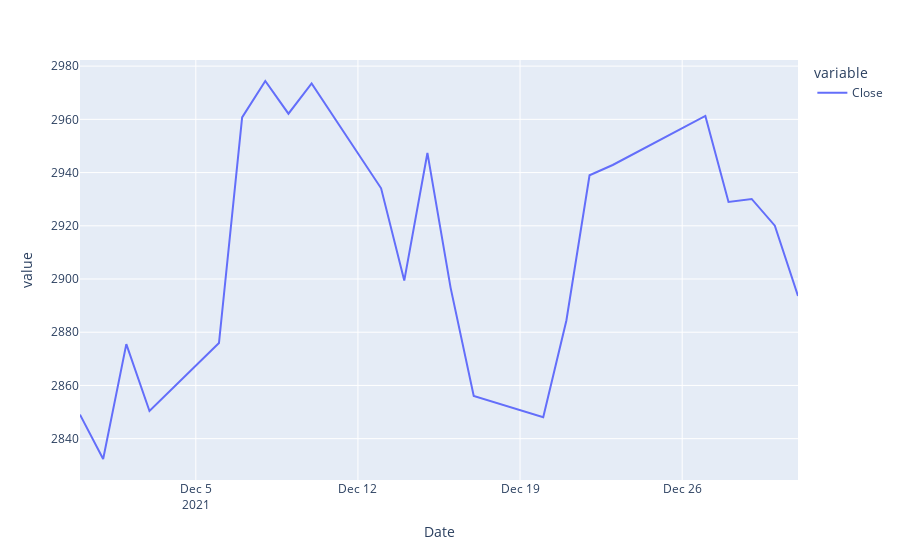

The cell this chart's notebook holds for it:
### Code cell
pd.options.plotting.backend = "plotly"
Google_test.plot(y=['Close'])

### Figure 1 — Plotly figure (JSON) as saved in the notebook; plotly's stock layout.template omitted (floating-point values rounded to 4 significant figures)
{"data": [{"hovertemplate": "variable=Close<br>Date=%{x}<br>value=%{y}<extra></extra>", "legendgroup": "Close", "line": {"color": "#636efa", "dash": "solid"}, "marker": {"symbol": "circle"}, "mode": "lines", "name": "Close", "orientation": "v", "showlegend": true, "type": "scatter", "x": ["2021-11-30T00:00:00", "2021-12-01T00:00:00", "2021-12-02T00:00:00", "2021-12-03T00:00:00", "2021-12-06T00:00:00", "2021-12-07T00:00:00", "2021-12-08T00:00:00", "2021-12-09T00:00:00", "2021-12-10T00:00:00", "2021-12-13T00:00:00", "2021-12-14T00:00:00", "2021-12-15T00:00:00", "2021-12-16T00:00:00", "2021-12-17T00:00:00", "2021-12-20T00:00:00", "2021-12-21T00:00:00", "2021-12-22T00:00:00", "2021-12-23T00:00:00", "2021-12-27T00:00:00", "2021-12-28T00:00:00", "2021-12-29T00:00:00", "2021-12-30T00:00:00", "2021-12-31T00:00:00"], "xaxis": "x", "y": [2849.0, 2832.0, 2876.0, 2850.0, 2876.0, 2961.0, 2974.0, 2962.0, 2974.0, 2934.0, 2899.0, 2947.0, 2897.0, 2856.0, 2848.0, 2884.0, 2939.0, 2943.0, 2961.0, 2929.0, 2930.0, 2920.0, 2894.0], "yaxis": "y"}], "layout": {"legend": {"title": {"text": "variable"}, "tracegroupgap": 0}, "margin": {"t": 60}, "xaxis": {"anchor": "y", "domain": [0, 1], "title": {"text": "Date"}}, "yaxis": {"anchor": "x", "domain": [0, 1], "title": {"text": "value"}}}}
